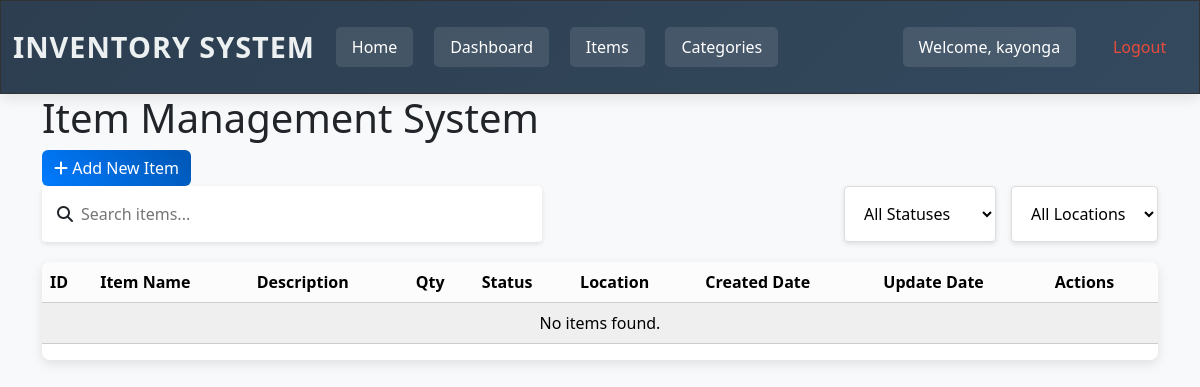
Before: /items/ (signed in) with the older database file.
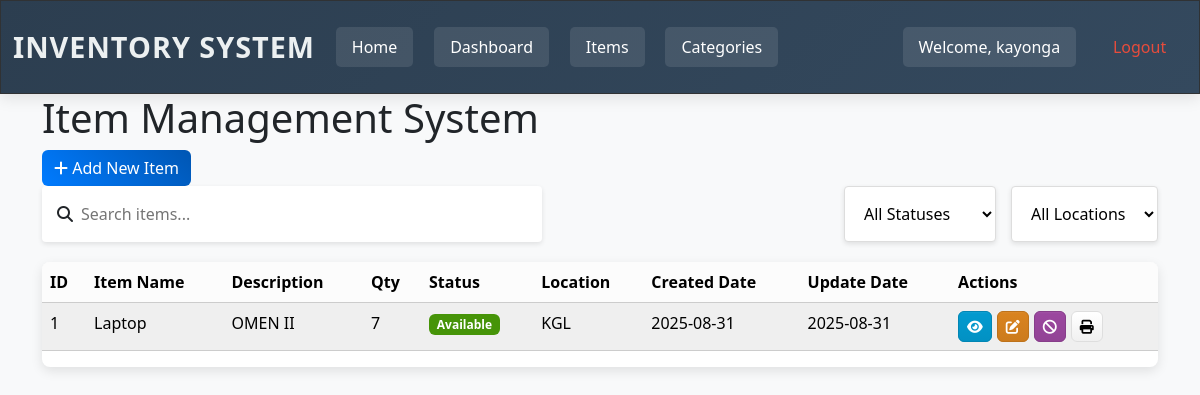
After: the same page with the newer database file.
### inventory/models.py (models this page shows, shortened)
class Item(models.Model):
    STATUS_CHOICES = [
        ('available', 'Available'),
        ('out_of_stock', 'Out of Stock'),
        ('discontinued', 'Discontinued'),
    ]
    name = models.CharField(max_length=200)
    description = models.TextField(blank=True)
    category = models.ForeignKey(Category, on_delete=models.CASCADE, related_name='items')
    sku = models.CharField(max_length=50, unique=True, verbose_name="SKU")
    barcode = models.CharField(max_length=100, blank=True, unique=True)
    cost_price = models.DecimalField(max_digits=10, decimal_places=2)
    selling_price = models.DecimalField(max_digits=10, decimal_places=2)
    quantity = models.IntegerField(default=0)
    min_stock_level = models.IntegerField(default=10)
    max_stock_level = models.IntegerField(default=100)
    status = models.CharField(max_length=20, choices=STATUS_CHOICES, default='available')
    location = models.CharField(max_length=100, blank=True)
    shelf = models.CharField(max_length=50, blank=True)
    created_at = models.DateTimeField(auto_now_add=True)
    updated_at = models.DateTimeField(auto_now=True)
    last_restocked = models.DateTimeField(null=True, blank=True)
    created_by = models.ForeignKey(User, on_delete=models.SET_NULL, null=True, related_name='created_items')
    supplier = models.CharField(max_length=200, blank=True)
    class Meta:
        ordering = ['name']
        indexes = [
            models.Index(fields=['sku']),
            models.Index(fields=['category']),
            models.Index(fields=['status']),
        ]

### inventory/views.py (the view)
# urls.py: path("items/", ItemListView.as_view(), name="item-list"),
class ItemListView(LoginRequiredMixin, ListView):
    model = Item
    template_name = "inventory/item_list.html"
    context_object_name = "items"
    paginate_by = 10
    def get_queryset(self):
        queryset = super().get_queryset()
        status = self.request.GET.get("status")
        if status:
            queryset = queryset.filter(status=status)
        location = self.request.GET.get("location")
        if location:
            queryset = queryset.filter(location__icontains=location)
        search = self.request.GET.get("search")
        if search:
            queryset = queryset.filter(
                Q(name__icontains=search)
                | Q(description__icontains=search)
                | Q(sku__icontains=search)
            )
        return queryset
    def get_context_data(self, **kwargs):
        context = super().get_context_data(**kwargs)
        context["status_choices"] = dict(Item.STATUS_CHOICES)
        context["locations"] = (
            Item.objects.exclude(location="")
            .values_list("location", flat=True)
            .distinct()
        )
        return context

### inventory/templates/inventory/item_list.html (shortened to what this page needs)
{% extends './base.html' %}
{% load static %}
{% block content %}
<div class="container">
    <header>
        <h1>Item Management System</h1>
        <a href="{% url 'item-create' %}" class="btn btn-primary">
            <i class="fas fa-plus"></i> Add New Item
        </a>
    </header>
    <div class="controls">
        <form method="get" class="search-box">
            <i class="fas fa-search"></i>
            <input type="text" name="search" placeholder="Search items..." value="{{ request.GET.search }}">
        </form>
        <div class="filters">
            <select class="filter-select" onchange="updateFilter('status', this.value)">
                <option value="">All Statuses</option>
            </select>
            <select class="filter-select" onchange="updateFilter('location', this.value)">
                <option value="">All Locations</option>
            </select>
        </div>
    </div>
    <div class="table-container">
        <table class="table table-striped table-hover">
            <thead>
                <tr>
                    <th>ID</th>
                    <th>Item Name</th>
                    <th>Description</th>
                    <th>Qty</th>
                    <th>Status</th>
                    <th>Location</th>
                    <th>Created Date</th>
                    <th>Update Date</th>
                    <th>Actions</th>
                </tr>
            </thead>
            <tbody>
                {% for item in items %}
                <tr>
                    <td>{{ item.id }}</td>
                    <td>{{ item.name }}</td>
                    <td>{{ item.description|truncatewords:10 }}</td>
                    <td>{{ item.quantity }}</td>
                    <td>
                        <span class="badge
                            {% if item.status == 'available' %}bg-success
                            {% elif item.status == 'out_of_stock' %}bg-danger
                            {% else %}bg-secondary{% endif %}">
                            {{ item.get_status_display }}
                        </span>
                    </td>
                    <td>
                        {% if item.location and item.shelf %}
                            {{ item.location }}, Shelf {{ item.shelf }}
                        {% elif item.location %}
                            {{ item.location }}
                        {% else %}
                            Not assigned
                        {% endif %}
                    </td>
                    <td>{{ item.created_at|date:"Y-m-d" }}</td>
                    <td>{{ item.updated_at|date:"Y-m-d" }}</td>
                    <td class="action-buttons">
                        <a href="{% url 'item-detail' item.pk %}" class="btn btn-info btn-sm">
                            <i class="fas fa-eye"></i>
                        </a>
                        <a href="{% url 'item-update' item.pk %}" class="btn btn-warning btn-sm">
                            <i class="fas fa-edit"></i>
                        </a>
                        <a href="{% url 'item-delete' item.pk %}" class="btn btn-danger btn-sm">
                            <i class="fas fa-ban"></i>
                        </a>
                        <a href="{% url 'print-item' item.pk %}" target="_blank" class="btn btn-secondary btn-sm">
                            <i class="fas fa-print"></i>
                        </a>
                    </td>
                </tr>
                {% empty %}
                <tr>
                    <td colspan="9" class="text-center">No items found.</td>
                </tr>
                {% endfor %}
            </tbody>
        </table>
    </div>
</div>
{% endblock %}

Changed rows visible on the page:
added Item: id "1", name "Laptop", description "OMEN II", quantity "7", status "Available", location "KGL", created_at "2025-08-31", updated_at "2025-08-31"
Other visible differences:
text no longer shown: "No items found."
